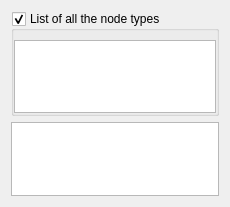
       <widget class="QWidget" name="node_page">
        <property name="geometry">
         <rect>
          <x>0</x>
          <y>0</y>
          <width>230</width>
          <height>207</height>
         </rect>
        </property>
        <attribute name="icon">
         <iconset resource="../res/csapex_resources.qrc">
          <normaloff>:/plugin.png</normaloff>:/plugin.png</iconset>
        </attribute>
        <attribute name="label">
         <string>Node Information</string>
        </attribute>
        <layout class="QVBoxLayout" name="verticalLayout_7">
         <item>
          <widget class="QGroupBox" name="node_group">
           <property name="title">
            <string>List of all the node types</string>
           </property>
           <property name="flat">
            <bool>true</bool>
           </property>
           <property name="checkable">
            <bool>true</bool>
           </property>
           <layout class="QVBoxLayout" name="verticalLayout_8">
            <property name="spacing">
             <number>0</number>
            </property>
            <property name="leftMargin">
             <number>0</number>
            </property>
            <property name="topMargin">
             <number>9</number>
            </property>
            <property name="rightMargin">
             <number>0</number>
            </property>
            <property name="bottomMargin">
             <number>0</number>
            </property>
            <item>
             <widget class="QTreeWidget" name="node_info_tree">
              <property name="headerHidden">
               <bool>true</bool>
              </property>
              <column>
               <property name="text">
                <string>Node</string>
               </property>
              </column>
             </widget>
            </item>
           </layout>
          </widget>
         </item>
         <item>
          <widget class="QTextBrowser" name="node_info_text"/>
         </item>
        </layout>
       </widget>
